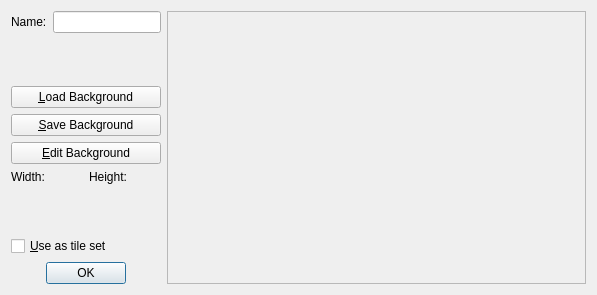
<?xml version="1.0" encoding="UTF-8"?>
<ui version="4.0">
 <class>BackgroundPropertiesDialog</class>
 <widget class="QDialog" name="BackgroundPropertiesDialog">
  <property name="geometry">
   <rect>
    <x>0</x>
    <y>0</y>
    <width>597</width>
    <height>295</height>
   </rect>
  </property>
  <property name="windowTitle">
   <string>Dialog</string>
  </property>
  <property name="windowIcon">
   <iconset resource="../resources.qrc">
    <normaloff>:/qtgameengine/icons/background-file.png</normaloff>:/qtgameengine/icons/background-file.png</iconset>
  </property>
  <layout class="QHBoxLayout" name="horizontalLayout" stretch="0,1">
   <item>
    <layout class="QVBoxLayout" name="verticalLayout">
     <item>
      <layout class="QFormLayout" name="formLayout">
       <item row="0" column="0">
        <widget class="QLabel" name="labelName">
         <property name="text">
          <string>Name:</string>
         </property>
         <property name="buddy">
          <cstring>lineEditName</cstring>
         </property>
        </widget>
       </item>
       <item row="0" column="1">
        <widget class="QLineEdit" name="lineEditName">
         <property name="sizePolicy">
          <sizepolicy hsizetype="Minimum" vsizetype="Fixed">
           <horstretch>0</horstretch>
           <verstretch>0</verstretch>
          </sizepolicy>
         </property>
         <property name="toolTip">
          <string>The name of the background</string>
         </property>
        </widget>
       </item>
      </layout>
     </item>
     <item>
      <spacer name="verticalSpacer">
       <property name="orientation">
        <enum>Qt::Vertical</enum>
       </property>
       <property name="sizeHint" stdset="0">
        <size>
         <width>20</width>
         <height>40</height>
        </size>
       </property>
      </spacer>
     </item>
     <item>
      <widget class="QPushButton" name="pushButtonLoad">
       <property name="toolTip">
        <string>Load the background from a file</string>
       </property>
       <property name="text">
        <string>&amp;Load Background</string>
       </property>
       <property name="icon">
        <iconset resource="../resources.qrc">
         <normaloff>:/qtgameengine/icons/open.png</normaloff>:/qtgameengine/icons/open.png</iconset>
       </property>
      </widget>
     </item>
     <item>
      <widget class="QPushButton" name="pushButtonSave">
       <property name="toolTip">
        <string>Save the background to a file</string>
       </property>
       <property name="text">
        <string>&amp;Save Background</string>
       </property>
       <property name="icon">
        <iconset resource="../resources.qrc">
         <normaloff>:/qtgameengine/icons/save.png</normaloff>:/qtgameengine/icons/save.png</iconset>
       </property>
      </widget>
     </item>
     <item>
      <widget class="QPushButton" name="pushButtonEdit">
       <property name="toolTip">
        <string>Edit the background image</string>
       </property>
       <property name="text">
        <string>&amp;Edit Background</string>
       </property>
       <property name="icon">
        <iconset resource="../resources.qrc">
         <normaloff>:/qtgameengine/icons/edit.png</normaloff>:/qtgameengine/icons/edit.png</iconset>
       </property>
      </widget>
     </item>
     <item>
      <layout class="QHBoxLayout" name="horizontalLayout_3">
       <item>
        <widget class="QLabel" name="labelWidth">
         <property name="text">
          <string>Width:</string>
         </property>
        </widget>
       </item>
       <item>
        <widget class="QLabel" name="labelHeight">
         <property name="text">
          <string>Height:</string>
         </property>
        </widget>
       </item>
      </layout>
     </item>
     <item>
      <spacer name="verticalSpacer_2">
       <property name="orientation">
        <enum>Qt::Vertical</enum>
       </property>
       <property name="sizeHint" stdset="0">
        <size>
         <width>20</width>
         <height>40</height>
        </size>
       </property>
      </spacer>
     </item>
     <item>
      <widget class="QCheckBox" name="checkBoxTileset">
       <property name="toolTip">
        <string>Indicate whether to use this background as a tile set</string>
       </property>
       <property name="text">
        <string>&amp;Use as tile set</string>
       </property>
      </widget>
     </item>
     <item>
      <widget class="QDialogButtonBox" name="buttonBox">
       <property name="standardButtons">
        <set>QDialogButtonBox::Ok</set>
       </property>
       <property name="centerButtons">
        <bool>true</bool>
       </property>
      </widget>
     </item>
    </layout>
   </item>
   <item>
    <widget class="QScrollArea" name="scrollArea">
     <property name="widgetResizable">
      <bool>true</bool>
     </property>
     <widget class="QLabel" name="labelPreview">
      <property name="geometry">
       <rect>
        <x>0</x>
        <y>0</y>
        <width>396</width>
        <height>275</height>
       </rect>
      </property>
      <property name="alignment">
       <set>Qt::AlignLeading|Qt::AlignLeft|Qt::AlignTop</set>
      </property>
     </widget>
    </widget>
   </item>
  </layout>
 </widget>
 <resources>
  <include location="../resources.qrc"/>
 </resources>
 <connections>
  <connection>
   <sender>buttonBox</sender>
   <signal>accepted()</signal>
   <receiver>BackgroundPropertiesDialog</receiver>
   <slot>accept()</slot>
   <hints>
    <hint type="sourcelabel">
     <x>96</x>
     <y>272</y>
    </hint>
    <hint type="destinationlabel">
     <x>298</x>
     <y>147</y>
    </hint>
   </hints>
  </connection>
  <connection>
   <sender>buttonBox</sender>
   <signal>rejected()</signal>
   <receiver>BackgroundPropertiesDialog</receiver>
   <slot>reject()</slot>
   <hints>
    <hint type="sourcelabel">
     <x>96</x>
     <y>272</y>
    </hint>
    <hint type="destinationlabel">
     <x>298</x>
     <y>147</y>
    </hint>
   </hints>
  </connection>
 </connections>
</ui>
